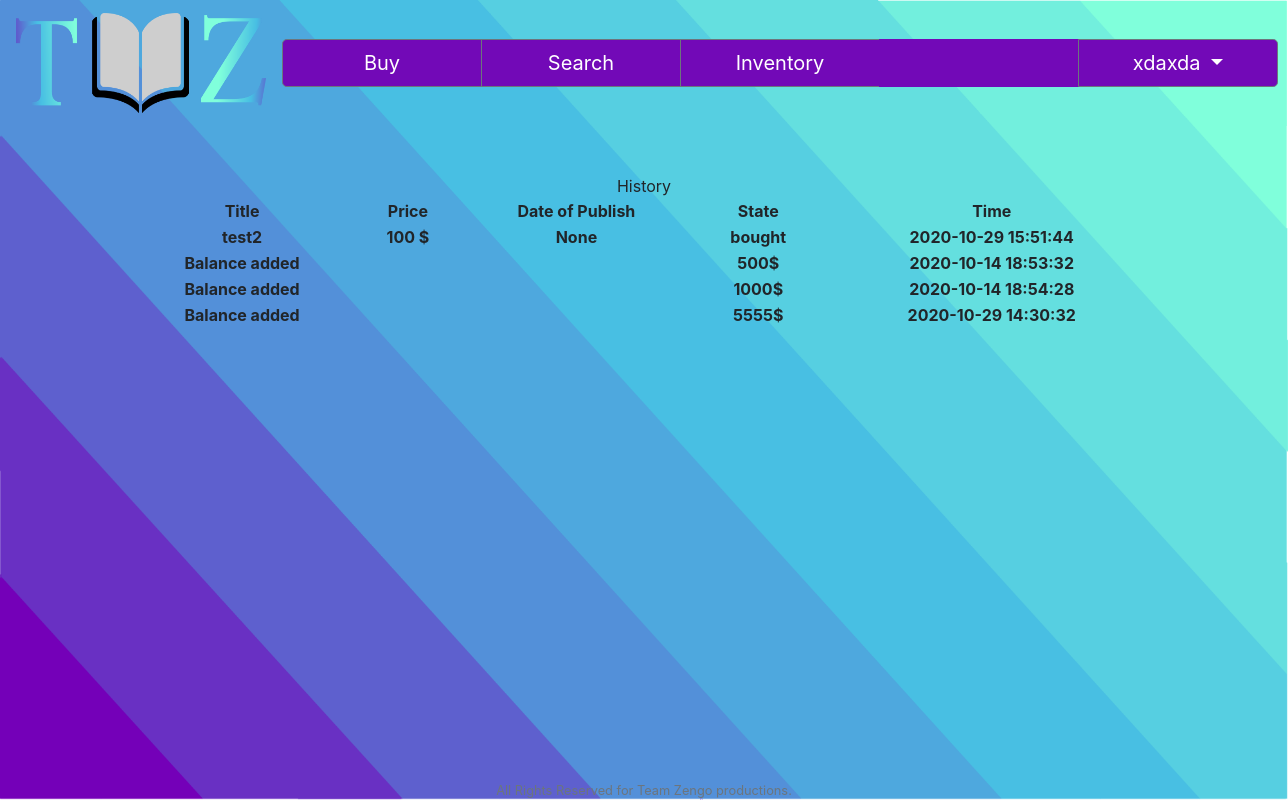
The app's page /history (signed in) with its own data.
### tables this page shows
CREATE TABLE 'books' ('id' integer PRIMARY KEY NOT NULL, 'title' text NOT NULL, 'DoP' date, 'author' text NOT NULL, 'genre' text, 'price' numeric(2));

CREATE TABLE 'history' ('id' integer PRIMARY KEY NOT NULL, 'userid' integer NOT NULL, 'bookid' integer, 'price' numeric(2), 'time' timestamp, 'state' integer NOT NULL DEFAULT 0 , 'DoR' date);

CREATE TABLE 'balance' ('userid' integer NOT NULL, 'add' text DEFAULT 'Balance added', 'cash' numeric(2) NOT NULL, 'time' timestamp DEFAULT CURRENT_TIMESTAMP);

### application.py (the view)
@app.route("/history")
@login_required
def history():
    if session["user_state"] == 2:
        session.clear()
        return apology("Your account is suspended")
    else:
        rows = db.execute("SELECT * FROM history WHERE userid = :userid", userid=session["user_id"])
        book=[]
        price=[]
        time=[]
        state=[]
        DoR=[]
        for row in rows:
            data = db.execute("SELECT * FROM books WHERE id = :bookid", bookid=row["bookid"])
            book.append(data[0]["title"])
            price.append(row["price"])
            time.append(row["time"])
            if row["state"] == 0:
                state.append("bought")
            elif row["state"] == 1:
                state.append("rent")
            elif row["state"] == 2:
                state.append("returned")
            DoR.append(row["DoR"])
        balance=[]
        balancetime=[]
        balancestate=[]
        rows = db.execute("SELECT * FROM balance WHERE userid = :user_id",user_id=session["user_id"])
        for row in rows:
            balance.append(row["cash"]),balancetime.append(row["time"]),balancestate.append(row["add"])
        return render_template("history.html", book=book, price=price, time=time, state=state, DoR=DoR, length=len(price), balance=balance, balancetime=balancetime, balancestate=balancestate, length2=len(balance))

### application.py (called while the page is built)
@app.after_request
def after_request(response):
    response.headers["Cache-Control"] = "no-cache, no-store, must-revalidate"
    response.headers["Expires"] = 0
    response.headers["Pragma"] = "no-cache"
    return response

### helpers.py (called while the page is built)
def login_required(f):
    @wraps(f)
    def decorated_function(*args, **kwargs):
        if session.get("user_id") is None:
            return redirect("/login")
        return f(*args, **kwargs)
    return decorated_function

### templates/history.html (shortened to what this page needs)
{% extends "layout.html" %}
{% block main %}
    <form action="/history" method="post">
        <div class="form-group">
            <caption>History</caption>
            <table style="width:100%">
                <tr>
                    <th>Title</th>
                    <th>Price</th>
                    <th>Date of Publish</th>
                    <th>State</th>
                    <th>Time</th>
                </tr>
                    {% for i in range(length) %}
                <tr>
                    <th>{{book[i]}}</th>
                    <th>{{price[i]}} $</th>
                    <th>{{DoR[i]}}</th>
                    <th>{{state[i]}}</th>
                    <th>{{time[i]}}</th>
                </tr>
                    {% endfor %}
                    {% for i in range(length2) %}
                <tr>
                    <th>{{balancestate[i]}}</th>
                    <th></th>
                    <th></th>
                    <th>{{balance[i]}}$</th>
                    <th>{{balancetime[i]}}</th>
                </tr>
                    {% endfor %}
            </table>
        </div>
    </form>
{% endblock %}

### static/styles.css (style rules this page uses)
.background { background-image: url('bg.png'); background-repeat: no-repeat; background-size: 100% 100%; background-position: right top; background-attachment: fixed; }

### records on screen
books: title "test2"
history: time "2020-10-29 15:51:44"
balance: add "Balance added", cash "500", time "2020-10-14 18:53:32"
balance: add "Balance added", cash "1000", time "2020-10-14 18:54:28"
balance: add "Balance added", cash "5555", time "2020-10-29 14:30:32"

### other values on screen
{{ session["user_name"] }} "xdaxda"
{{ price[i] }} "100"
{{ DoR[i] }} "None"
{{ state[i] }} "bought"
